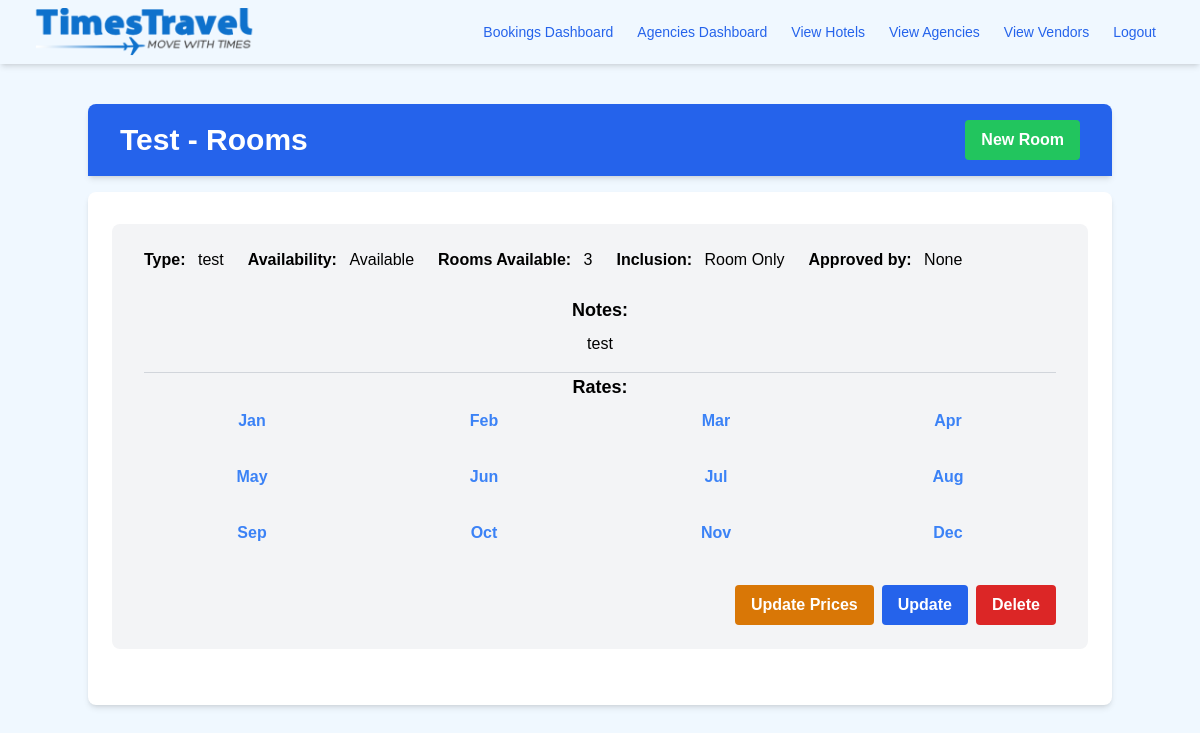
Page /hotels/6/rooms (signed in) on the earlier database version.
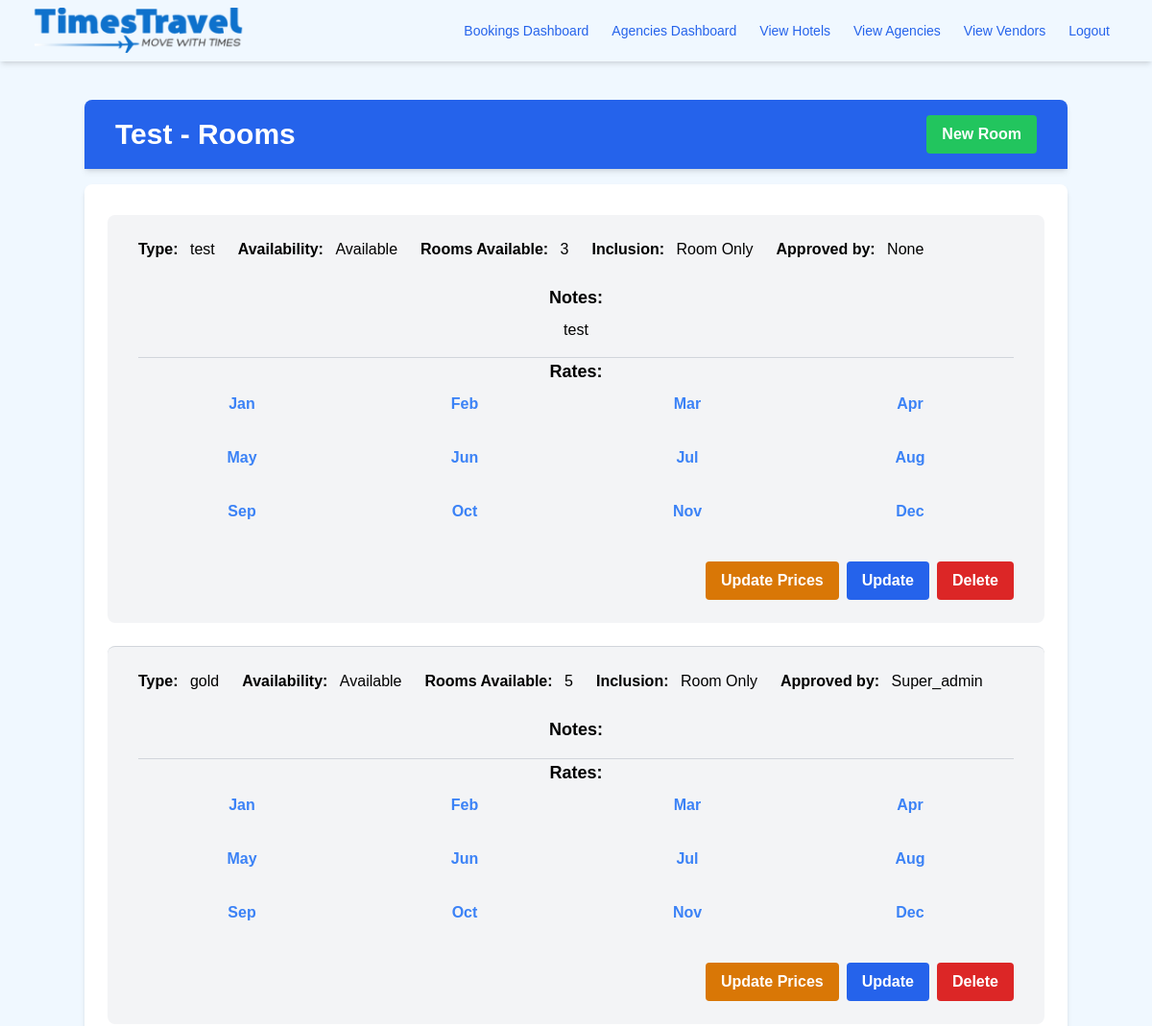
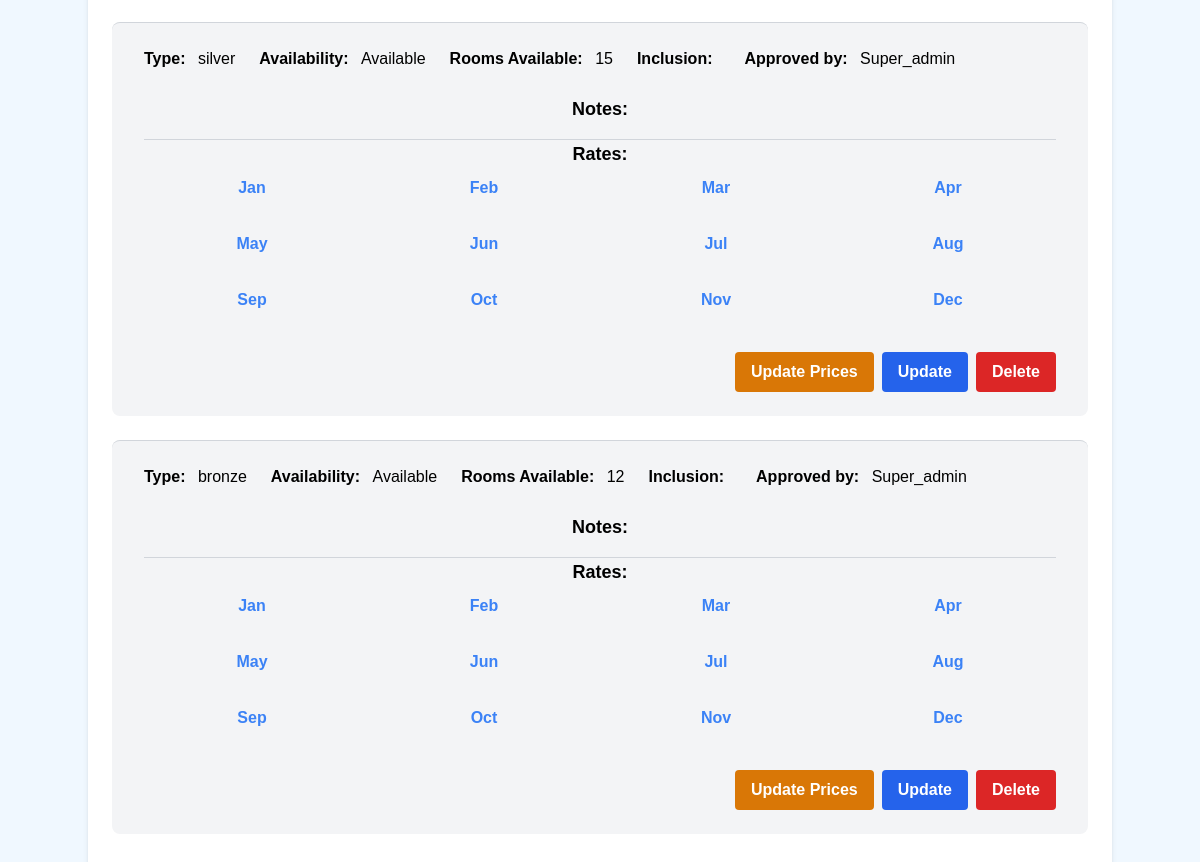
Same page on the later database version (2 pictures, top to bottom).
### app/models.py (models this page shows, shortened)
class Hotel(db.Model):
    __tablename__ = 'hotel'
    id = Column(Integer, primary_key=True)
    name = Column(String(100), nullable=False)
    description = Column(String(255), nullable=False)
    location = Column(String(100), nullable=False)
    availability = Column(db.JSON, nullable=False)
    image = Column(String(255), nullable=True)
    stars = Column(Integer, nullable=False, default= 1)
    vendor_id = Column(Integer, ForeignKey('vendors.id'), nullable=True)
    rooms = relationship('Room', backref='hotel', cascade='all, delete-orphan', lazy=True)
    vendor = relationship('Vendor', back_populates='hotels', foreign_keys=[vendor_id])
    bookings = relationship('Booking', back_populates='hotel')  # New relationship to Booking

class Room(db.Model):
    __tablename__ = 'room'
    id = db.Column(db.Integer, primary_key=True)
    hotel_id = db.Column(db.Integer, db.ForeignKey('hotel.id'), nullable=False)
    type = db.Column(db.String(100), nullable=False)
    availability = db.Column(db.Boolean, nullable=False)
    rooms_available = db.Column(db.Integer, nullable=False)
    inclusion = db.Column(db.String(100))
    approval = db.Column(db.String(100))
    notes = db.Column(db.String(100))
    january_rates = db.Column(JSON, nullable=True)
    february_rates = db.Column(JSON, nullable=True)
    march_rates = db.Column(JSON, nullable=True)
    april_rates = db.Column(JSON, nullable=True)
    may_rates = db.Column(JSON, nullable=True)
    june_rates = db.Column(JSON, nullable=True)
    july_rates = db.Column(JSON, nullable=True)
    august_rates = db.Column(JSON, nullable=True)
    september_rates = db.Column(JSON, nullable=True)
    october_rates = db.Column(JSON, nullable=True)
    november_rates = db.Column(JSON, nullable=True)
    december_rates = db.Column(JSON, nullable=True)
    total_price = db.Column(db.Float, default=0)
    bookings = relationship('Booking', back_populates='room')  # Back reference to Booking
    def to_dict(self):
        return {
            'id': self.id,
            'hotel_id': self.hotel_id,
            'type': self.type,
            'availability': self.availability,
            'rooms_available': self.rooms_available,
            'january_rates': self.january_rates,
            'february_rates': self.february_rates,
            'march_rates': self.march_rates,
            'april_rates': self.april_rates,
            'may_rates': self.may_rates,
            'june_rates': self.june_rates,
            'july_rates': self.july_rates,
            'august_rates': self.august_rates,
            'september_rates': self.september_rates,
            'october_rates': self.october_rates,
            'november_rates': self.november_rates,
            'december_rates': self.december_rates,
            'inclusion': self.inclusion,
            'total_price': self.total_price
        }

### app/routes/room_routes.py (the view)
@room_bp.route('/hotels/<int:hotel_id>/rooms', methods=['GET'])
@login_required
@roles_required('super_admin', 'admin', 'data_entry')
def view_rooms(hotel_id):
    hotel = Hotel.query.get_or_404(hotel_id)
    rooms = Room.query.filter_by(hotel_id=hotel_id).all()
    return render_template('rooms/rooms.html', hotel=hotel, rooms=rooms)

### app/models.py (called while the page is built)
@login.user_loader
def load_user(id):
    return User.query.get(int(id))

### app/templates/rooms/rooms.html (shortened to what this page needs)
{% extends "base.html" %}
{% block content %}
<div class="container mx-auto mt-10">
    <div class="flex flex-col justify-center items-center">
        <div class="bg-blue-600 text-white py-4 px-8 flex justify-between items-center rounded-t-lg shadow-md w-full">
            <h1 class="font-bold text-3xl">{{ hotel.name }} - Rooms</h1>
            <a href="{{ url_for('room.create_room', hotel_id=hotel.id) }}" class="bg-green-500 hover:bg-green-700 text-white font-bold py-2 px-4 rounded transition-colors duration-200">New Room</a>
        </div>
        <div class="py-8 px-6 shadow-md rounded-lg mt-4 w-full bg-white">
            {% if rooms %}
            <ul class="divide-y divide-gray-300">
                {% for room in rooms %}
                <li class="py-6 px-8 bg-gray-100 mb-6 rounded-lg">
                    <div class="flex justify-between items-center mb-6">
                        <div class="flex items-center space-x-6">
                            <p><span class="font-bold">Type:</span> <span class="ml-2 text-right">{{ room.type }}</span></p>
                            <p><span class="font-bold">Availability:</span> <span class="ml-2 text-right">{{ 'Available' if room.availability else 'Not Available' }}</span></p>
                            <p><span class="font-bold">Rooms Available:</span> <span class="ml-2 text-right">{{ room.rooms_available }}</span></p>
                            <p><span class="font-bold">Inclusion:</span> <span class="ml-2 text-right">{{ room.inclusion }}</span></p>
                            <p><span class="font-bold">Approved by:</span> <span class="ml-2 text-right">{{ room.approval|title }}</span></p>
                        </div>
                    </div>
                    <div class="divide-y divide-gray-300">
                        <div class="mb-4">
                            <h3 class="text-lg font-bold mb-2">Notes:</h3>
                            <p>{{ room.notes }}</p>
                        </div>
                        <div>
                            <h3 class="text-lg font-bold mb-2">Rates:</h3>
                            <div class="grid grid-cols-4 gap-4">
                                {% set ordered_months = ['january_rates', 'february_rates', 'march_rates', 'april_rates', 'may_rates', 'june_rates', 'july_rates', 'august_rates', 'september_rates', 'october_rates', 'november_rates', 'december_rates'] %}
                                {% for month_name in ordered_months %}
                                {% if month_name in room.to_dict() %}
                                <div class="mb-4">
                                    <h4 class="text-md font-bold cursor-pointer text-blue-500 hover:underline" onclick="toggleRates('{{ room.id }}', '{{ month_name }}')">{{ month_name[:3].capitalize() }}</h4>
                                </div>
                                {% endif %}
                                {% endfor %}
                            </div>
                        </div>
                    </div>
                    <div class="flex items-center justify-end mt-6">
                        <button type="button" onclick="openUpdatePricesModal('{{ room.id }}')" class="mr-2 bg-amber-600 hover:bg-amber-700 text-white font-bold py-2 px-4 rounded">Update Prices</button>
                        <a href="{{ url_for('room.update_room', hotel_id=hotel.id, room_id=room.id) }}" class="bg-blue-600 hover:bg-blue-700 text-white font-bold py-2 px-4 rounded mr-2">Update</a>
                        <form action="{{ url_for('room.delete_room', hotel_id=hotel.id, room_id=room.id) }}" method="post" class="inline">
                            <button type="submit" class="bg-red-600 hover:bg-red-700 text-white font-bold py-2 px-4 rounded">Delete</button>
                        </form>
                    </div>
                </li>
                {% endfor %}
            </ul>
            {% else %}
            <p class="text-gray-600 text-center py-4">No rooms available.</p>
            {% endif %}
        </div>
    </div>
</div>
{% endblock %}

### app/templates/base.html (shortened to what this page needs)
<!DOCTYPE html>
<html lang="en">
<head>
    <link rel="stylesheet" href="{{ url_for('static', filename='style.css') }}">
    <link rel="stylesheet" href="https://cdnjs.cloudflare.com/ajax/libs/font-awesome/6.0.0-beta3/css/all.min.css">
    <script src="https://cdn.tailwindcss.com"></script>
</head>
<body class="bg-primary-100">
    <nav class="bg-yellow-400 shadow-md">
        <div class="max-w-7xl mx-auto px-4 sm:px-6 lg:px-8">
            <div class="flex justify-between h-16">
                <div class="flex">
                    <div class="flex-shrink-0 flex items-center">
                      <a href="{{ url_for('auth.index') }}">
                        <img src="{{ url_for('static', filename='images/Times_logo-high.png') }}" alt="Times Travel Logo" class="h-12 w-auto mr-2">
                      </a>
                    </div>
                </div>
                <div class="flex items-center">
                    <div class="hidden md:block">
                        <div class="ml-4 flex items-center md:ml-6">
                            {% if current_user.is_authenticated %}
                                {% if current_user.role == 'super_admin' or current_user.role == 'admin' %}
                                    <a href="{{ url_for('booking.view_bookings') }}" class="text-blue-600 hover:text-blue-900 px-3 py-2 rounded-md text-sm font-medium">Bookings Dashboard</a>
                                    <a href="{{ url_for('agency.agencies_dashboard') }}" class="text-blue-600 hover:text-blue-900 px-3 py-2 rounded-md text-sm font-medium">Agencies Dashboard</a>
                                    <a href="{{ url_for('hotel.view_hotels') }}" class="text-blue-600 hover:text-blue-900 px-3 py-2 rounded-md text-sm font-medium">View Hotels</a>
                                    <a href="{{ url_for('agency.view_agencies') }}" class="text-blue-600 hover:text-blue-900 px-3 py-2 rounded-md text-sm font-medium">View Agencies</a>
                                    <a href="{{ url_for('vendor.view_vendors') }}" class="text-blue-600 hover:text-blue-900 px-3 py-2 rounded-md text-sm font-medium">View Vendors</a>
                                {% endif %}
                                <a href="{{ url_for('auth.logout') }}" class="text-blue-600 hover:text-blue-900 px-3 py-2 rounded-md text-sm font-medium">Logout</a>
                            {% else %}
                                <a href="{{ url_for('auth.login') }}" class="text-blue-600 hover:text-blue-900 px-3 py-2 rounded-md text-sm font-medium">Login</a>
                            {% endif %}
                        </div>
                    </div>
                </div>
            </div>
        </div>
    </nav>
    <div class="mt-6 mx-auto max-w-7xl px-4 sm:px-6 lg:px-8">
        {% block content %}{% endblock %}
    </div>
</body>
</html>

### app/static/css/style.css (style rules this page uses)
body { font-family: Arial, Helvetica, sans-serif; background: url('../images/backpic.jpeg') ; background-position: center; background-repeat: no-repeat; background-size: cover; height: 600px; }

### app/templates/base.html (style rules this page uses)
body { font-family: Arial, sans-serif; background-color: #f0f8ff; text-align: center; }

Differences in the rows shown:
added Room: type "gold", availability "Available", rooms_available "5", inclusion "Room Only", approval "Super_admin", month_name "Jan" "Feb" "Mar" "Apr" "May" "Jun" "Jul" "Aug" "Sep" "Oct" "Nov" "Dec"
added Room: type "silver", availability "Available", rooms_available "15", approval "Super_admin", month_name "Jan" "Feb" "Mar" "Apr" "May" "Jun" "Jul" "Aug" "Sep" "Oct" "Nov" "Dec"
added Room: type "bronze", availability "Available", rooms_available "12", approval "Super_admin", month_name "Jan" "Feb"
